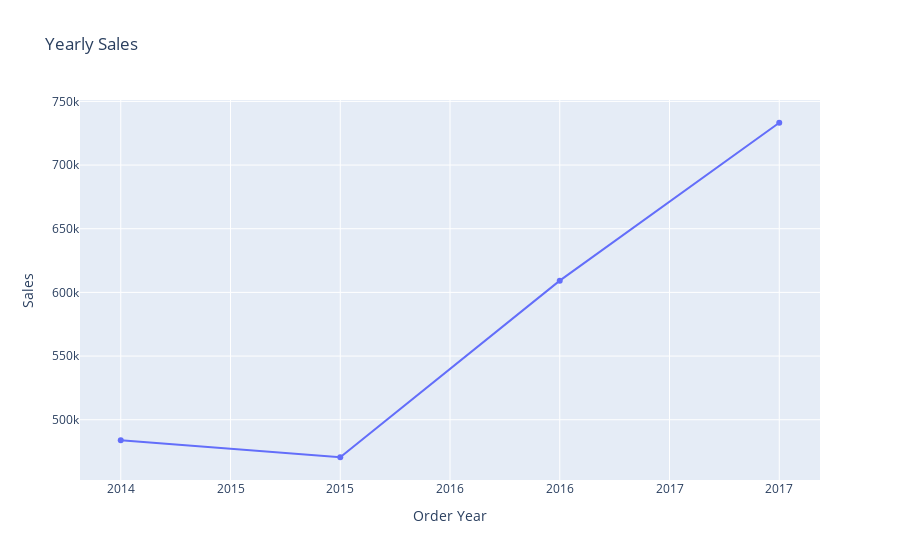

This figure's notebook cell:
### Markdown cell above
## EDA

### Code cell
# sales by year
df_yearly_sales = df.copy()

# separate year from current datetime
df_yearly_sales['year'] = df_yearly_sales['Order Date'].dt.year

# group by year
df_yearly_sales=df_yearly_sales.groupby('year', as_index=False)['Sales'].sum()

# line chart for overall sales by year
fig_yearly_sales = px.line(df_yearly_sales, x='year', y='Sales', title='Yearly Sales', markers=True,
        labels={'year':'Order Year', 'Sales':'Sales'})
fig_yearly_sales.update_layout(xaxis=dict(tickformat='.0f'))
fig_yearly_sales.show()

### Figure 1 — Plotly figure (JSON) as saved in the notebook; plotly's stock layout.template omitted (floating-point values rounded to 4 significant figures)
{"data": [{"hovertemplate": "Order Year=%{x}<br>Sales=%{y}<extra></extra>", "legendgroup": "", "line": {"color": "#636efa", "dash": "solid"}, "marker": {"symbol": "circle"}, "mode": "lines+markers", "name": "", "orientation": "v", "showlegend": false, "type": "scatter", "x": [2014, 2015, 2016, 2017], "xaxis": "x", "y": [484000.0, 470500.0, 609200.0, 733200.0], "yaxis": "y"}], "layout": {"legend": {"tracegroupgap": 0}, "title": {"text": "Yearly Sales"}, "xaxis": {"anchor": "y", "domain": [0, 1], "tickformat": ".0f", "title": {"text": "Order Year"}}, "yaxis": {"anchor": "x", "domain": [0, 1], "title": {"text": "Sales"}}}}
